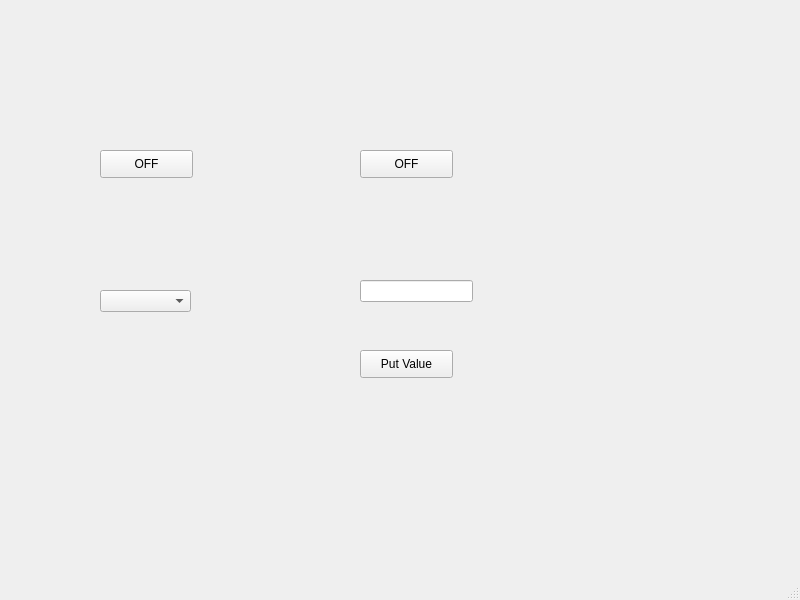
<?xml version="1.0" encoding="UTF-8"?>
<ui version="4.0">
 <class>MainWindow</class>
 <widget class="QMainWindow" name="MainWindow">
  <property name="geometry">
   <rect>
    <x>0</x>
    <y>0</y>
    <width>800</width>
    <height>600</height>
   </rect>
  </property>
  <property name="windowTitle">
   <string>MainWindow</string>
  </property>
  <widget class="QWidget" name="centralwidget">
   <widget class="QPushButton" name="btnled">
    <property name="geometry">
     <rect>
      <x>100</x>
      <y>150</y>
      <width>93</width>
      <height>28</height>
     </rect>
    </property>
    <property name="text">
     <string>OFF</string>
    </property>
   </widget>
   <widget class="QPushButton" name="btnmotor">
    <property name="geometry">
     <rect>
      <x>360</x>
      <y>150</y>
      <width>93</width>
      <height>28</height>
     </rect>
    </property>
    <property name="text">
     <string>OFF</string>
    </property>
   </widget>
   <widget class="QComboBox" name="comboBox">
    <property name="geometry">
     <rect>
      <x>100</x>
      <y>290</y>
      <width>91</width>
      <height>22</height>
     </rect>
    </property>
   </widget>
   <widget class="QLabel" name="labelcb">
    <property name="geometry">
     <rect>
      <x>100</x>
      <y>260</y>
      <width>55</width>
      <height>16</height>
     </rect>
    </property>
    <property name="text">
     <string/>
    </property>
   </widget>
   <widget class="QLineEdit" name="lineEdit">
    <property name="geometry">
     <rect>
      <x>360</x>
      <y>280</y>
      <width>113</width>
      <height>22</height>
     </rect>
    </property>
   </widget>
   <widget class="QPushButton" name="btntype">
    <property name="geometry">
     <rect>
      <x>360</x>
      <y>350</y>
      <width>93</width>
      <height>28</height>
     </rect>
    </property>
    <property name="text">
     <string>Put Value</string>
    </property>
   </widget>
  </widget>
  <widget class="QMenuBar" name="menubar">
   <property name="geometry">
    <rect>
     <x>0</x>
     <y>0</y>
     <width>800</width>
     <height>26</height>
    </rect>
   </property>
  </widget>
  <widget class="QStatusBar" name="statusbar"/>
 </widget>
 <resources/>
 <connections/>
</ui>
